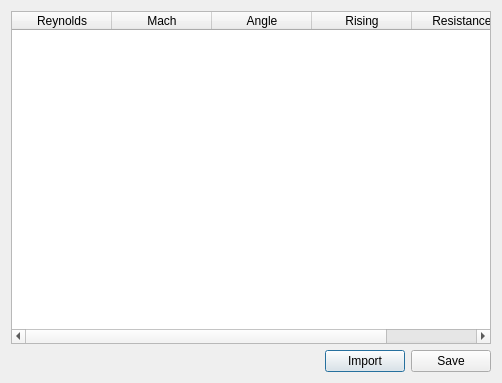
<?xml version="1.0" encoding="UTF-8"?>
<ui version="4.0">
 <class>DialogAerodynamic</class>
 <widget class="QDialog" name="DialogAerodynamic">
  <property name="geometry">
   <rect>
    <x>0</x>
    <y>0</y>
    <width>502</width>
    <height>383</height>
   </rect>
  </property>
  <property name="windowTitle">
   <string>AerodynamicDialog</string>
  </property>
  <layout class="QGridLayout" name="gridLayout">
   <item row="0" column="0" colspan="3">
    <widget class="QTableWidget" name="tableWidget">
     <column>
      <property name="text">
       <string>Reynolds</string>
      </property>
     </column>
     <column>
      <property name="text">
       <string>Mach</string>
      </property>
     </column>
     <column>
      <property name="text">
       <string>Angle</string>
      </property>
     </column>
     <column>
      <property name="text">
       <string>Rising</string>
      </property>
     </column>
     <column>
      <property name="text">
       <string>Resistance</string>
      </property>
     </column>
    </widget>
   </item>
   <item row="1" column="0">
    <spacer name="horizontalSpacer">
     <property name="orientation">
      <enum>Qt::Horizontal</enum>
     </property>
     <property name="sizeHint" stdset="0">
      <size>
       <width>400</width>
       <height>20</height>
      </size>
     </property>
    </spacer>
   </item>
   <item row="1" column="1">
    <widget class="QPushButton" name="ImportButton">
     <property name="text">
      <string>Import</string>
     </property>
    </widget>
   </item>
   <item row="1" column="2">
    <widget class="QPushButton" name="SaveButton">
     <property name="text">
      <string>Save</string>
     </property>
    </widget>
   </item>
  </layout>
 </widget>
 <resources/>
 <connections/>
</ui>
